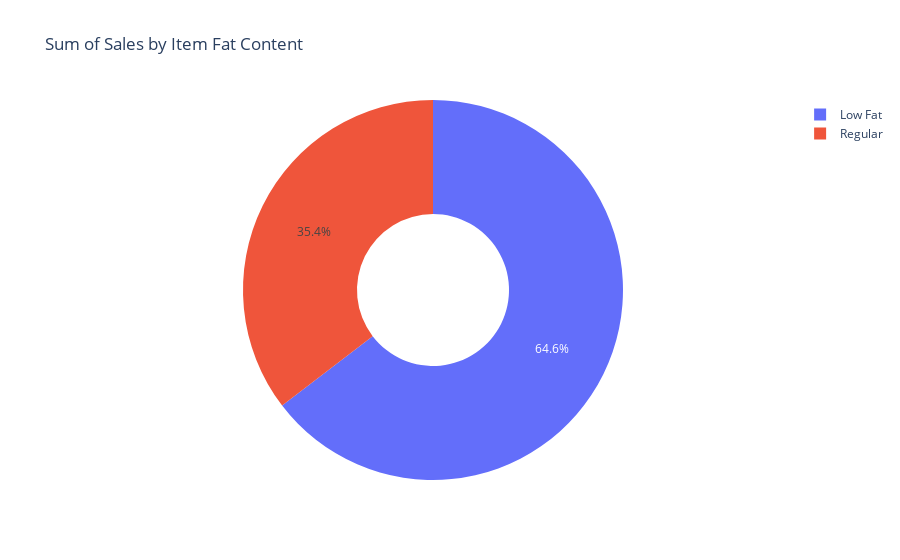

Notebook source saved alongside this figure:
### Code cell
fat_content_sales = df.groupby('Item_Fat_Content')['Sales'].sum().reset_index()
donut_chart = px.pie(fat_content_sales, 
                     names='Item_Fat_Content', 
                     values='Sales', 
                     title='Sum of Sales by Item Fat Content', 
                     hole=0.4)
donut_chart.show()

### Figure 1 — Plotly figure (JSON) as saved in the notebook; plotly's stock layout.template omitted (floating-point values rounded to 4 significant figures)
{"data": [{"domain": {"x": [0, 1], "y": [0, 1]}, "hole": 0.4, "hovertemplate": "Item_Fat_Content=%{label}<br>Sales=%{value}<extra></extra>", "labels": ["Low Fat", "Regular"], "legendgroup": "", "name": "", "showlegend": true, "type": "pie", "values": [776300.0, 425400.0]}], "layout": {"legend": {"tracegroupgap": 0}, "title": {"text": "Sum of Sales by Item Fat Content"}}}
